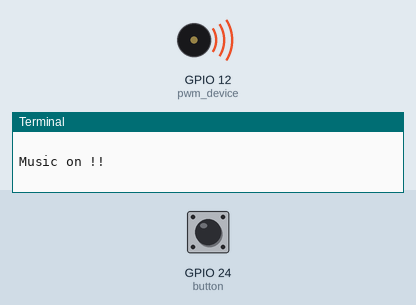
A program run on a simulated Raspberry Pi (BCM pin numbers). Shown: buzzer (waves = sounding), the last lines printed to the terminal. The test bench sets the inputs (shaded band); at power-on: GPIO 24 (button) LOW.

Above: at 1.2 s.
1.3 s: GPIO 24 (button) pulled HIGH for 0.15 s
At 2.7 s:
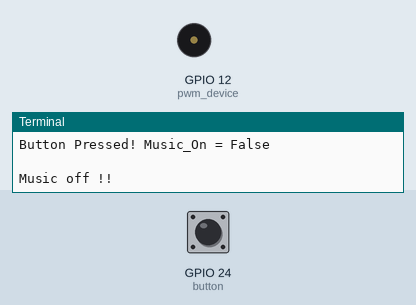
3.0 s: GPIO 24 (button) pulled HIGH for 1 s
At 3.9 s:
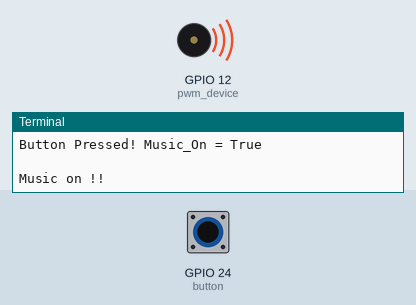
5.5 s: GPIO 24 (button) pulled HIGH for 3.2 s
Timing chart, 0 to 8.5 s (numbered marks = the images above; inputs shaded):
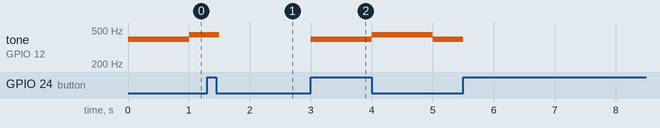

Measured:
- after the input at 1.3 s, tone on GPIO 12 (pwm_device): 440 Hz → silent after 0.20 s
- after the input at 3.0 s, tone on GPIO 12 (pwm_device): silent → 392 Hz at once, → 440 Hz 1.0 s later, → 392 Hz 1.0 s later

The program:

buzzer2.py
```python
from time import sleep

from gpiozero import Button
from gpiozero import PWMOutputDevice

button_pin =24
buzzer_pin = 12

music_on = True

button = Button(button_pin, pull_up=False, bounce_time = 0.1)

def button_pressed():
	global music_on
	music_on = not music_on
	print(f"Button Pressed! Music_On = {music_on}")

button.when_pressed = button_pressed

tones = [261, 294, 329, 349, 392, 440, 493, 523]
music = [4, 4, 5, 5, 4, 4, 2, 4, 4, 2, 2, 1]
term = [0.5, 0.5, 0.5, 0.5, 0.5, 0.5, 1, 0.5, 0.5, 0.5, 0.5, 1]

def play_music(buzzer_pin):
	pwm_device = PWMOutputDevice(pin=buzzer_pin, frequency=100, initial_value=0.5)
	while True:
		while not music_on:
			pass
		print("\nMusic on !!")
		for i in range(len(music)):
			if not music_on:
				print("\nMusic off !!")
				break
			pwm_device.frequency=tones[music[i]]
			pwm_device.value=0.5
			sleep(term[i])
			pwm_device.value =0

try:
	play_music(buzzer_pin)
finally:
	print("I'm Done!!")
```
